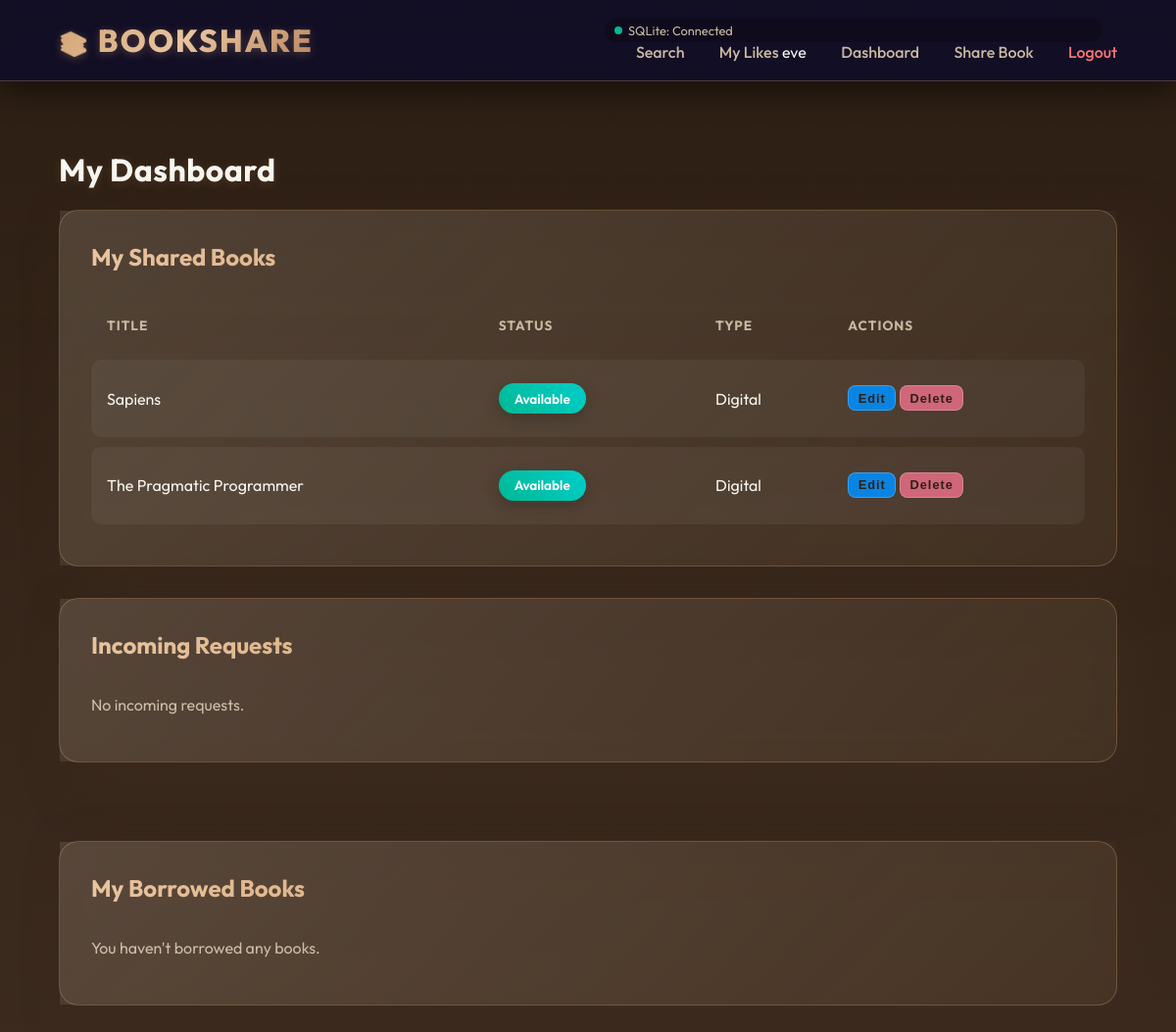
Before: /dashboard (signed in) with the older database file.
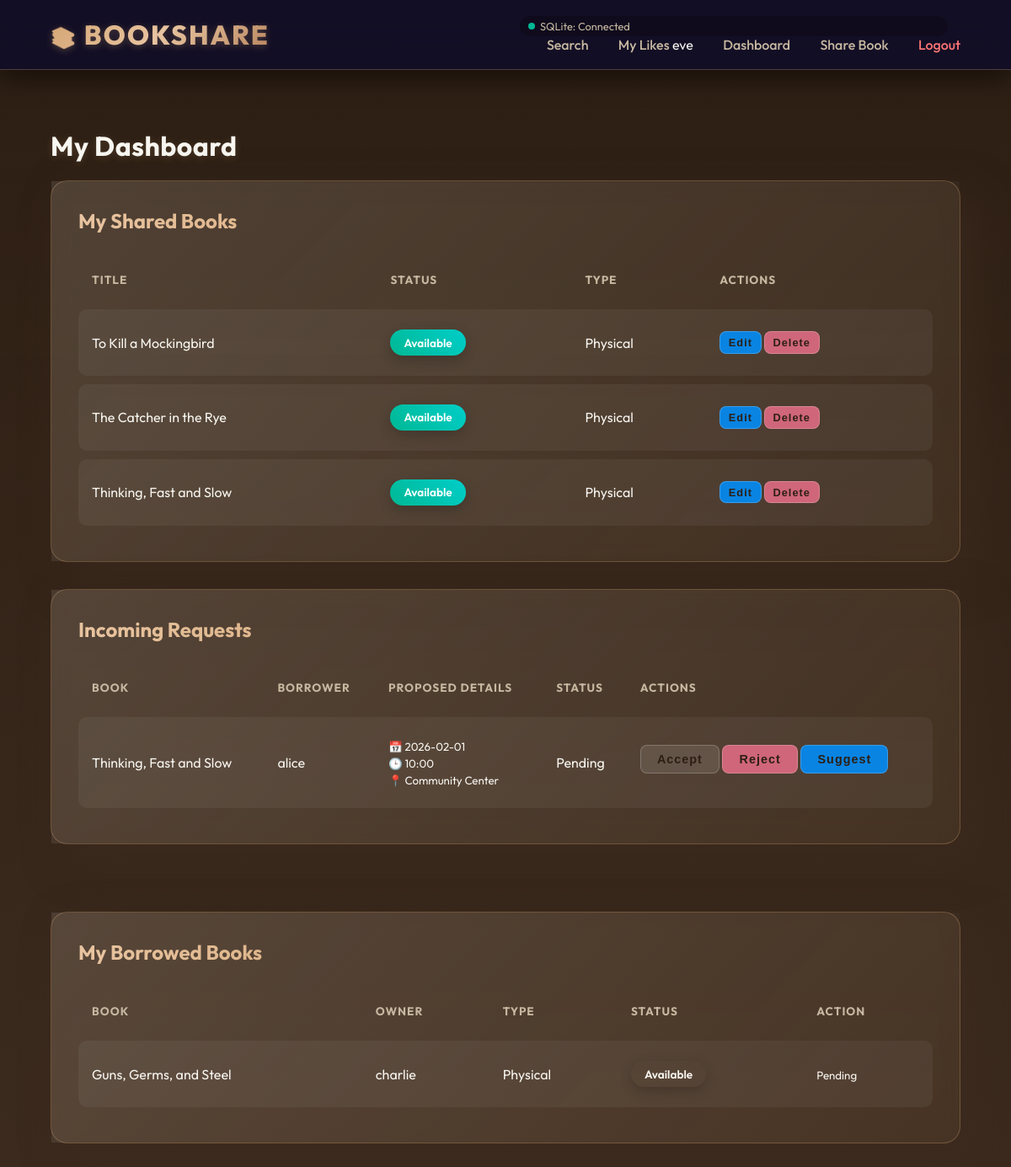
After: the same page with the newer database file.
### models.py (models this page shows, shortened)
class Book(db.Model):
    id = db.Column(db.Integer, primary_key=True)
    title = db.Column(db.String(200), nullable=False)
    author = db.Column(db.String(200), nullable=False)
    category = db.Column(db.String(100), nullable=False)
    type = db.Column(db.String(20), nullable=False) # Physical or Digital
    location = db.Column(db.String(200), nullable=True) # New: Physical availability notes
    description = db.Column(db.Text, nullable=True) # New: Book description
    file_link = db.Column(db.String(500), nullable=True) # Link to digital resource
    filename = db.Column(db.String(500), nullable=True) # Uploaded file path
    likes = db.Column(db.Integer, default=0) # New Interactive Feature
    status = db.Column(db.String(20), default='Available') # Available, Borrowed, Returned
    is_deleted = db.Column(db.Boolean, default=False) # Soft delete flag
    owner_id = db.Column(db.Integer, db.ForeignKey('user.id'), nullable=False)
    owner = db.relationship('User', backref=db.backref('books', lazy=True))

class BorrowRequest(db.Model):
    id = db.Column(db.Integer, primary_key=True)
    book_id = db.Column(db.Integer, db.ForeignKey('book.id'), nullable=False)
    borrower_id = db.Column(db.Integer, db.ForeignKey('user.id'), nullable=False)
    proposed_date = db.Column(db.String(20))
    proposed_time = db.Column(db.String(20))
    proposed_location = db.Column(db.String(200))
    request_status = db.Column(db.String(20), default='Pending') # Pending, Accepted, Rejected
    book = db.relationship('Book', backref=db.backref('requests', lazy=True))
    borrower = db.relationship('User', backref=db.backref('borrow_requests', lazy=True))

class User(UserMixin, db.Model):
    id = db.Column(db.Integer, primary_key=True)
    username = db.Column(db.String(80), unique=True, nullable=False)
    email = db.Column(db.String(120), unique=True, nullable=False)
    password_hash = db.Column(db.String(128))
    role = db.Column(db.String(20), nullable=False, default='Member') # Member or Admin
    is_blocked = db.Column(db.Boolean, default=False)

### app.py (the view)
@app.route('/dashboard')
@login_required
def dashboard():
    if current_user.role == 'Admin':
        return redirect(url_for('admin_dashboard'))
    my_books = Book.query.filter_by(owner=current_user, is_deleted=False).all()
    borrowed_requests = BorrowRequest.query.filter_by(borrower=current_user).all()
    received_requests = BorrowRequest.query.join(Book).filter(Book.owner == current_user, Book.is_deleted == False).all()
    return render_template('dashboard.html', my_books=my_books, borrowed_requests=borrowed_requests, received_requests=received_requests)

### app.py (called while the page is built)
@login_manager.user_loader
def load_user(user_id):
    return User.query.get(int(user_id))

@app.context_processor
def inject_db_status():
    connected = False
    db_type = "SQLite"
    try:
        from sqlalchemy import text
        db.session.execute(text('SELECT 1'))
        connected = True
        uri = app.config.get('SQLALCHEMY_DATABASE_URI', '')
        if 'postgresql' in uri:
            db_type = "Postgres"
        elif '/tmp/' in uri:
            db_type = "SQLite (Temp)"
    except:
        connected = False
    return dict(db_connected=connected, db_type=db_type)

### templates/dashboard.html (shortened to what the changed rows need)
{% extends 'base.html' %}
{% block body_class %}page-dashboard{% endblock %}
{% block content %}
<h1>My Dashboard</h1>
<div style="display: flex; flex-direction: column; gap: 2rem; max-width: 1200px; margin: 0 auto;">
    <div class="card" data-tilt style="transform-style: preserve-3d; margin-bottom: 0;">
        <h2 style="transform: translateZ(30px);">My Shared Books</h2>
        {% if my_books %}
        <div style="overflow-x: auto; transform: translateZ(20px);">
            <table>
                <thead>
                    <tr>
                        <th>Title</th>
                        <th>Status</th>
                        <th>Type</th>
                        <th>Actions</th>
                    </tr>
                </thead>
                <tbody>
                    {% for book in my_books %}
                    <tr style="transform: translateZ(10px);">
                        <td>{{ book.title }}</td>
                        <td>
                            <span class="badge {{ book.status|lower }}">{{ book.status }}</span>
                        </td>
                        <td>{{ book.type }}</td>
                        <td>
                            <a href="{{ url_for('edit_book', id=book.id) }}" style="text-decoration: none;">
                                <button class="btn-small"
                                    style="background: #0984e3; padding: 0.3rem 0.6rem; font-size: 0.8rem; width: auto; display: inline-block;">Edit</button>
                            </a>
                            <form method="POST" action="{{ url_for('delete_book', id=book.id) }}"
                                style="display:inline;" onsubmit="return confirm('Are you sure?');">
                                <button type="submit" class="btn-small"
                                    style="background: #cf6679; padding: 0.3rem 0.6rem; font-size: 0.8rem; width: auto;">Delete</button>
                            </form>
                        </td>
                    </tr>
                    {% endfor %}
                </tbody>
            </table>
        </div>
        {% else %}
        <p style="color: var(--text-muted);">You haven't shared any books yet.</p>
        {% endif %}
    </div>
    <div class="card" data-tilt style="transform-style: preserve-3d; margin-bottom: 3rem;">
        <h2 style="transform: translateZ(30px);">Incoming Requests</h2>
        {% if received_requests %}
        <div style="overflow-x: auto; transform: translateZ(20px);">
            <table>
                <thead>
                    <tr>
                        <th>Book</th>
                        <th>Borrower</th>
                        <th>Proposed Details</th>
                        <th>Status</th>
                        <th>Actions</th>
                    </tr>
                </thead>
                <tbody>
                    {% for req in received_requests %}
                    <tr>
                        <td>{{ req.book.title }}</td>
                        <td>{{ req.borrower.username }}</td>
                        <td>
                            {% if req.book.type == 'Physical' %}
                            <small>📅 {{ req.proposed_date }} <br> 🕒 {{ req.proposed_time }} <br> 📍 {{
                                req.proposed_location }}</small>
                            {% else %}
                            Digital Access
                            {% endif %}
                        </td>
                        <td>{{ req.request_status }}</td>
                        <td>
                            {% if req.request_status == 'Pending' %}
                            <form method="POST" action="{{ url_for('handle_request', id=req.id) }}"
                                style="display:inline;">
                                <button type="submit" class="btn-small"
                                    style="margin-bottom: 0.5rem; width: auto;">Accept</button>
                            </form>
                            <form method="POST" action="{{ url_for('handle_request', id=req.id) }}"
                                style="display:inline;">
                                <button type="submit" class="btn-small"
                                    style="background:#cf6679; margin-bottom: 0.5rem; width: auto;">Reject</button>
                            </form>
                            <button type="button" class="btn-small" style="background:#0984e3; width: auto;"
                                onclick="document.getElementById('suggest-{{req.id}}').style.display = 'block'">Suggest</button>
                            {% elif req.request_status == 'Accepted' and req.book.status == 'Borrowed' and req.book.type
                            ==
                            'Physical' %}
                            <form method="POST" action="{{ url_for('return_book', req_id=req.id) }}">
                                <button type="submit" class="btn-small" style="background: #00b894; width: auto;">Mark
                                    Returned</button>
                            </form>
                            {% endif %}
                        </td>
                    </tr>
                    {% endfor %}
                </tbody>
            </table>
        </div>
        {% else %}
        <p style="color: var(--text-muted);">No incoming requests.</p>
        {% endif %}
    </div>
    <div class="card" data-tilt style="transform-style: preserve-3d;">
        <h2 style="transform: translateZ(30px);">My Borrowed Books</h2>
        {% if borrowed_requests %}
        <div style="overflow-x: auto; transform: translateZ(20px);">
            <table>
                <thead>
                    <tr>
                        <th>Book</th>
                        <th>Owner</th>
                        <th>Type</th>
                        <th>Status</th>
                        <th>Action</th>
                    </tr>
                </thead>
                <tbody>
                    {% for req in borrowed_requests %}
                    <tr>
                        <td>{{ req.book.title }}</td>
                        <td>{{ req.book.owner.username }}</td>
                        <td>{{ req.book.type }}</td>
                        <td>
                            <span
                                class="badge {% if req.book.status == 'Borrowed' %}borrowed{% elif req.book.status == 'Returned' %}available{% endif %}">{{
                                req.book.status }}</span>
                        </td>
                        <td>
                            {% if req.book.type == 'Digital' and req.book.status == 'Borrowed' %}
                            {% if req.book.file_link %}
                            <a href="{{ req.book.file_link }}" target="_blank" class="btn-small"
                                style="text-decoration: none; background: #0984e3; color: white; display:inline-block; margin-right: 0.5rem;">Download
                                Link</a>
                            {% endif %}
                            {% if req.book.filename %}
                            <a href="{{ url_for('static', filename='uploads/' + req.book.filename) }}" target="_blank"
                                class="btn-small"
                                style="text-decoration: none; background: #0984e3; color: white; display:inline-block; margin-right: 0.5rem;">Download
                                File</a>
                            {% endif %}
                            <form method="POST" action="{{ url_for('return_book', req_id=req.id) }}"
                                style="display:inline;">
                                <button type="submit" class="btn-small"
                                    style="background: #00b894; width: auto;">Return</button>
                            </form>
                            {% elif req.book.type == 'Physical' %}
                            <small>{{ req.request_status }}</small>
                            {% endif %}
                        </td>
                    </tr>
                    {% endfor %}
                </tbody>
            </table>
        </div>
        {% else %}
        <p style="color: var(--text-muted);">You haven't borrowed any books.</p>
        {% endif %}
    </div>
</div>
{% endblock %}

Changed rows visible on the page:
no longer on this page (row edited): Book: title "Sapiens", status "Available", type "Digital"
no longer on this page (row edited): Book: title "The Pragmatic Programmer", status "Available", type "Digital"
now on this page (row edited): Book: title "To Kill a Mockingbird", status "Available", type "Physical"
now on this page (row edited): Book: title "The Catcher in the Rye", status "Available", type "Physical"
now on this page (row edited): Book: title "Thinking, Fast and Slow", status "Available", type "Physical"
now on this page (row edited): BorrowRequest: book "Thinking, Fast and Slow", borrower.username "alice", proposed_date "2026-02-01", proposed_time "10:00", proposed_location "Community Center", request_status "Pending", shown under "Incoming Requests"
now on this page (row edited): BorrowRequest: book "Guns, Germs, and Steel", book.owner.username "charlie", book.type "Physical", book.status "Available", request_status "Pending", shown under "My Borrowed Books"
Other visible differences:
text no longer shown: "No incoming requests. You haven't borrowed any books."
text now shown: "BOOK BORROWER PROPOSED DETAILS STATUS ACTIONS BOOK OWNER TYPE STATUS ACTION"
